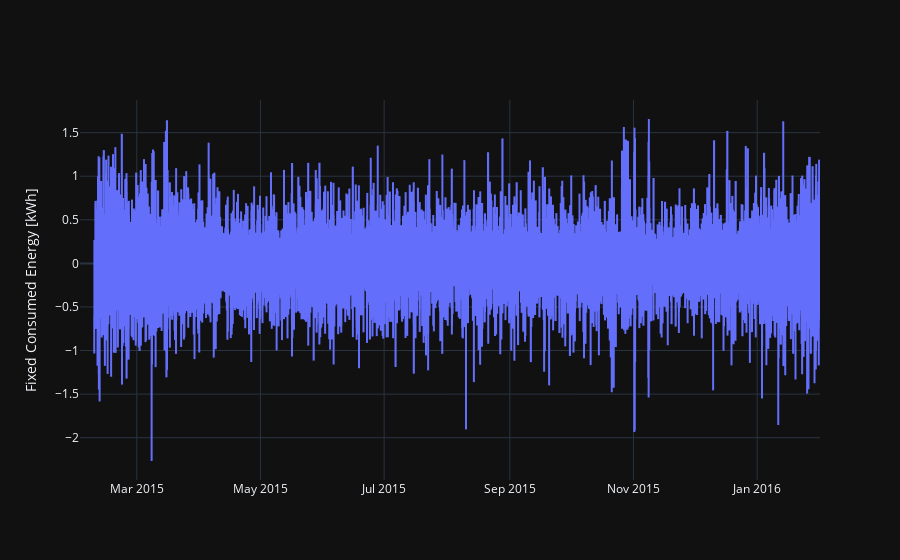

The notebook cell this image was saved under:
### Code cell
fig = go.Figure(go.Scattergl(
    x = con_df.index,
    y = con_df["Seasonal 1dif"]
))

fig.update_yaxes(title='Fixed Consumed Energy [kWh]')

fig.show()

### Figure 1 — Plotly figure (JSON) as saved in the notebook; plotly's stock layout.template omitted (floating-point values rounded to 4 significant figures; data arrays with more than 128 entries replaced by an {"elided": "..."} marker saying what was removed)
{"data": [{"x": {"elided": "8760 str values"}, "y": {"elided": "8760 float values"}, "type": "scattergl"}], "layout": {"yaxis": {"title": {"text": "Fixed Consumed Energy [kWh]"}}}}
